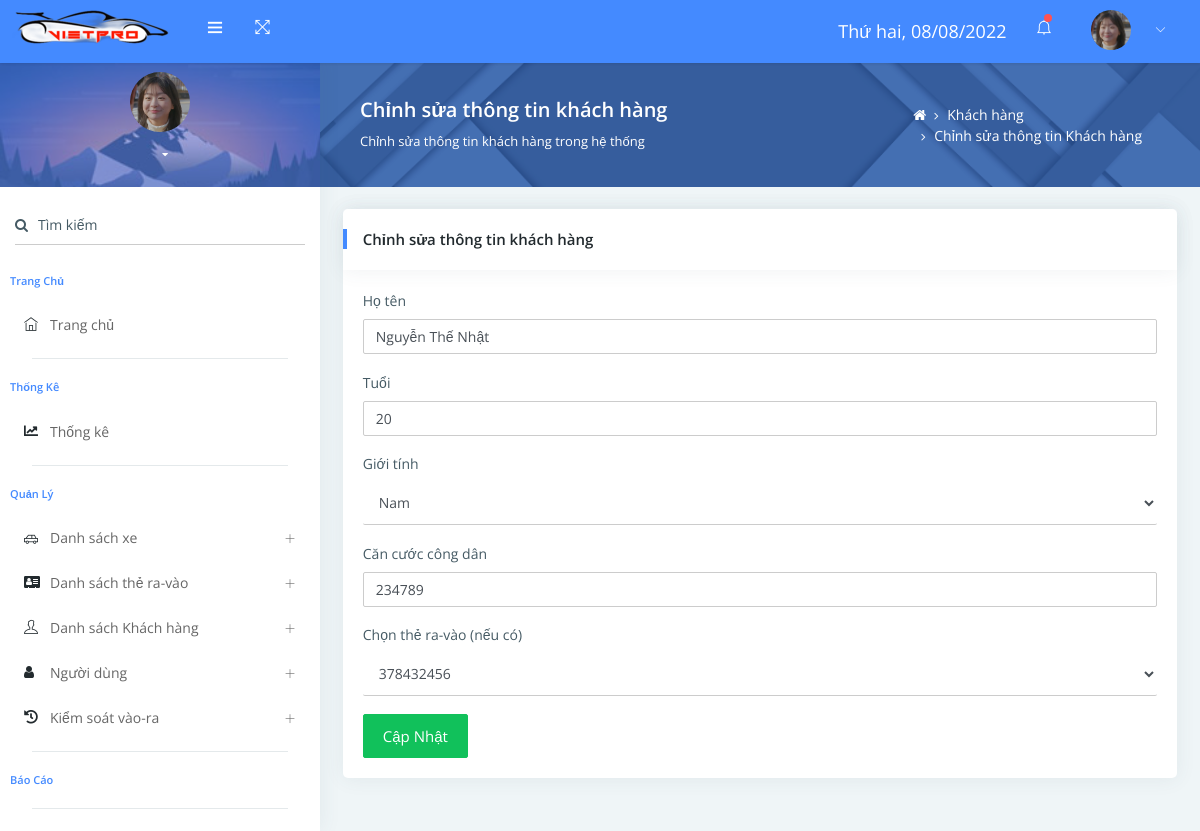
Page /?mod=client&action=changeClient&id=2 (signed in) on the earlier database version.
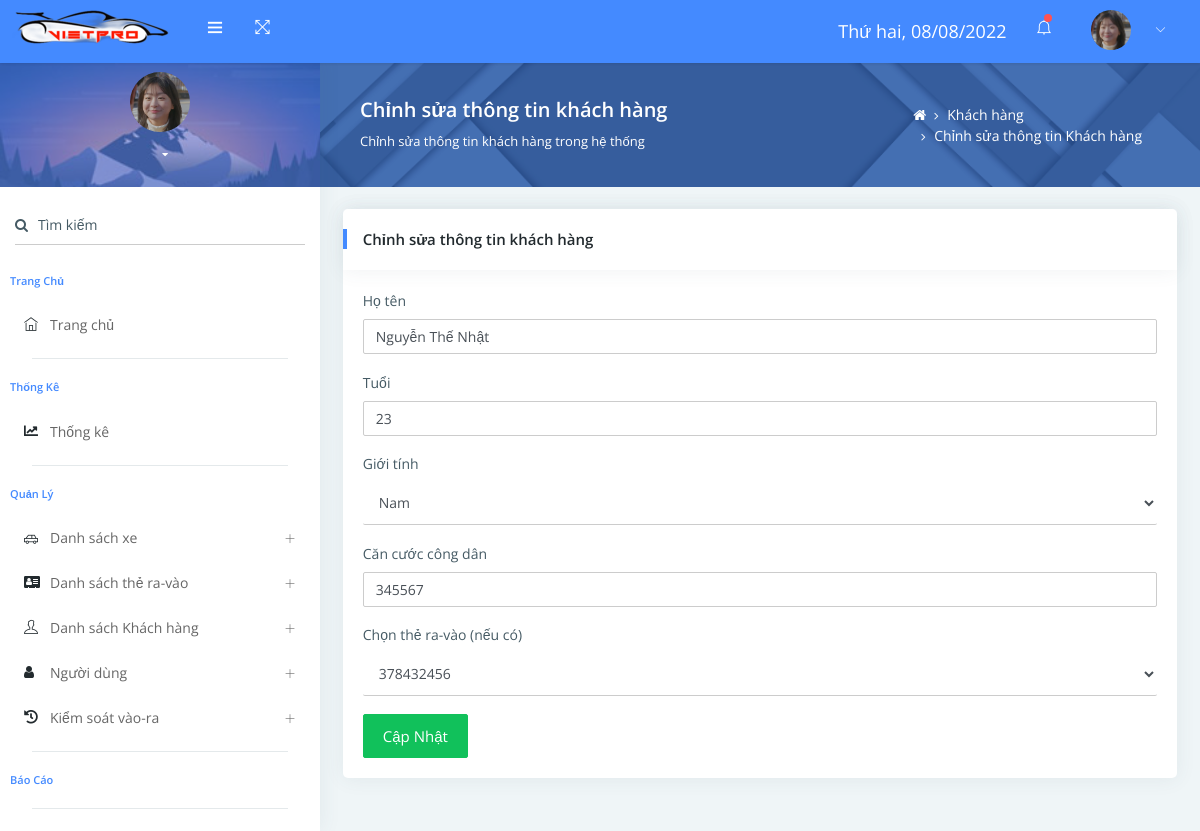
Same page on the later database version.
### tables this page shows
CREATE TABLE `client` (
  `ID` int(11) NOT NULL,
  `Name` varchar(200) NOT NULL,
  `Age` int(11) NOT NULL,
  `Sex` text NOT NULL,
  `CitizenID` int(20) NOT NULL,
  `CardID` int(11) NOT NULL,
  `FaceID` int(11) NOT NULL,
  `IsActive` int(11) NOT NULL,
  `Description` varchar(200) NOT NULL
);

CREATE TABLE `card` (
  `ID` int(11) NOT NULL,
  `CardNumber` int(11) NOT NULL,
  `LicensePlates` text NOT NULL,
  `Color` text NOT NULL,
  `Brand` text NOT NULL,
  `DateSignCard` date NOT NULL,
  `DateSignCar` date NOT NULL,
  `CarModel` text NOT NULL,
  `Description` text NOT NULL
);

### modules/client/controllers/indexController.php (called while the page is built, shortened)
<?php
function changeClientAction()
{
    $id = (int)$_GET['id'];
    $info_client = get_info_client_by_id($id);
    $data = array();
    $data['client'] = $info_client;
    $data['cards'] = get_list_card();
    load_view('changeClient', $data);
}

### libraries/database.php (called while the page is built, shortened)
<?php
function db_query($query_string) {
    global $conn;
    $result = mysqli_query($conn, $query_string);
    return $result;
}
function db_fetch_row($query_string) {
    $mysqli_result = db_query($query_string);
    $result = mysqli_fetch_assoc($mysqli_result);
    return $result;
}
function db_fetch_array($query_string) {
    $result = array();
    $mysqli_result = db_query($query_string);
    while ($row = mysqli_fetch_assoc($mysqli_result)) {
        $result[] = $row;
    }
    return $result;
}

### modules/client/models/indexModel.php (called while the page is built, shortened)
<?php
function get_info_client_by_id($id)
{
    $info = db_fetch_row("SELECT * FROM `client` WHERE `ID` = '{$id}' ");
    return $info;
}
function get_list_card()
{
    $info = db_fetch_array("SELECT * FROM `card`");
    return $info;
}

### core/router.php (called while the page is built, shortened)
<?php
$action_name = get_action().'Action';
call_function(array('construct', $action_name));

### core/appload.php (called while the page is built, shortened)
<?php
require CONFIGPATH . DIRECTORY_SEPARATOR . 'database.php';
require LIBPATH . DIRECTORY_SEPARATOR . 'database.php';
require COREPATH . DIRECTORY_SEPARATOR . 'base.php';
require COREPATH . DIRECTORY_SEPARATOR . 'router.php';

### index.php (called while the page is built, shortened)
<?php
require COREPATH.DIRECTORY_SEPARATOR.'appload.php';

### helper/users.php (called while the page is built, shortened)
<?php
	function get_info_user()
	{
		if(is_login())
		{
			if(!empty($_COOKIE['is_login']))
			{
				$info = db_fetch_row("SELECT * FROM `users` where `user_email` = '{$_COOKIE['user_name']}'");
			}
			else {
				$info = db_fetch_row("SELECT * FROM `users` where `user_email` = '{$_SESSION['user_login']}'");
			}
			return $info;
		}
		return false;
	}
	function is_login()
	{
		if(is_remember_me())
		{
			return true;
		}
		else if(isset($_SESSION['is_login']))
			return true;
		return false;
	}
	function is_remember_me()
	{
		return false;
	}
?>

### modules/client/views/changeClientView.php (the view, shortened to what the rows shown need)
<?php get_header() ?>
<?php get_sidebar() ?>
<div class="pcoded-content">
    <div class="page-header">
        <div class="page-block">
            <div class="row align-items-center">
                <div class="col-md-8">
                    <div class="page-header-title">
                        <h5 class="m-b-10">Chỉnh sửa thông tin khách hàng</h5>
                        <p class="m-b-0">Chỉnh sửa thông tin khách hàng trong hệ thống</p>
                    </div>
                </div>
                <div class="col-md-4">
                    <ul class="breadcrumb">
                        <li class="breadcrumb-item">
                            <a href="?mod=home"> <i class="fa fa-home"></i> </a>
                        </li>
                        <li class="breadcrumb-item">
                            <a href="?mod=client&action=listClient">Khách hàng</a>
                        </li>
                        <li class="breadcrumb-item">
                            <a href="?mod=client&action=changeClient">Chỉnh sửa thông tin Khách hàng</a>
                        </li>
                    </ul>
                </div>
            </div>
        </div>
    </div>
    <div class="pcoded-inner-content">
        <div class="main-body">
            <div class="page-wrapper">
                <div class="page-body">
                    <div class="row">
                        <div class="col-md-12">
                            <div class="card">
                                <div class="card-header">
                                    <h5 class="card-title">Chỉnh sửa thông tin khách hàng</h5>
                                </div>
                                <div class="card-block">
                                    <form method="POST">
                                        <div class="form-group">
                                            <label for="Name">Họ tên</label>
                                            <input id="Name" type="text" name="Name"
                                                value="<?php if (!empty($_COOKIE['is_login']) || !empty($_SESSION['user_login'])) echo $client['Name']; ?>"
                                                class="form-control" placeholder="Nhập Họ và tên khách hàng">
                                        </div>
                                        <div class="form-group">
                                            <label for="Age">Tuổi</label>
                                            <input id="Age" type="number" name="Age"
                                                value="<?php if (!empty($_COOKIE['is_login']) || !empty($_SESSION['user_login'])) echo $client['Age']; ?>"
                                                class="form-control" placeholder="Nhập tuổi khách hàng">
                                        </div>
                                        <div class="form-group">
                                            <label for="Sex">Giới tính</label>
                                            <select id="Sex" name="Sex" class="form-control"
                                                value="<?php if (!empty($_COOKIE['is_login']) || !empty($_SESSION['user_login'])) echo $client['Sex']; ?>">
                                                <option <?php if (set_value('Sex') == "Nam") {
                                                            echo ("selected");
                                                        } ?> value="Nam">Nam</option>
                                            </select>
                                        </div>
                                        <div class="form-group">
                                            <label for="CitizenID">Căn cước công dân</label>
                                            <input id="CitizenID" type="number" name="CitizenID"
                                                value="<?php if (!empty($_COOKIE['is_login']) || !empty($_SESSION['user_login'])) echo $client['CitizenID']; ?>"
                                                class="form-control" placeholder="Nhập Căn cước công dân">
                                        </div>
                                        <div class="form-group">
                                            <label for="CardID">Chọn thẻ ra-vào (nếu có)</label>
                                            <select name="CardID" id="CardID" class="form-control"
                                                value="<?php echo set_value('CardID') ?>">
                                                <?php foreach ($cards as $item) { ?>
                                                <option <?php if ($client['CardID'] == $item['ID'] && (!empty($_COOKIE['is_login']) || !empty($_SESSION['user_login']))) {
                                                                echo ("selected");
                                                            } ?> value="<?php echo $item['ID'] ?>">
                                                    <?php echo $item['CardNumber'] ?></option>
                                                <?php
                                                }
                                                ?>
                                            </select>
                                        </div>
                                        <button type="submit" class="btn btn-success" name="btn-update"
                                            id="btn-update">Cập nhật</button>
                                    </form>
                                </div>
                            </div>
                        </div>
                    </div>
                </div>
            </div>
        </div>
    </div>
</div>

### core/base.php (shortened to what the rows shown need)
<?php
function get_module() {
    global $config;
    $module = isset($_GET['mod']) ? $_GET['mod'] : $config['default_module'];
    return $module;
}
function call_function($list_function = array()) {
    if (is_array($list_function)) {
        foreach ($list_function as $f) {
            if (function_exists($f())) {
                $f();
            }
        }
    }
}
function load_view($name, $data_send = array()) {
    $data = $data_send;
    $path = MODULESPATH . DIRECTORY_SEPARATOR . get_module() . DIRECTORY_SEPARATOR . 'views' . DIRECTORY_SEPARATOR . $name . 'View.php';
    if (file_exists($path)) {
        require $path;
    } else {
        echo "Không tìm thấy {$path}";
    }
}
function get_header($name = '') {
    if (empty($name)) {
        $name = 'header';
    } else {
        $name = "header-{$name}";
    }
    $path = LAYOUTPATH . DIRECTORY_SEPARATOR . $name . '.php';
    if (file_exists($path)) {
        require $path;
    } else {
        echo "Không tìm thấy {$path}";
    }
}
function get_footer($name = '') {
    global $data;
    if (empty($name)) {
        $name = 'footer';
    } else {
        $name = "footer-{$name}";
    }
    $path = LAYOUTPATH . DIRECTORY_SEPARATOR . $name . '.php';
    if (file_exists($path)) {
        if (is_array($data)) {
            foreach ($data as $key => $a) {
                $$key = $a;
            }
        }
        require $path;
    } else {
        echo "Không tìm thấy {$path}";
    }
}
function get_sidebar($name = '') {
    if (empty($name)) {
        $name = 'sidebar';
    } else {
        $name = "sidebar-{$name}";
    }
    $path = LAYOUTPATH . DIRECTORY_SEPARATOR . $name . '.php';
    if (file_exists($path)) {
        require $path;
    } else {
        echo "Không tìm thấy {$path}";
    }
}

Differences in the rows shown:
changed client "Nguyễn Thế Nhật": Age "20" → "23"; CitizenID "234789" → "345567"
